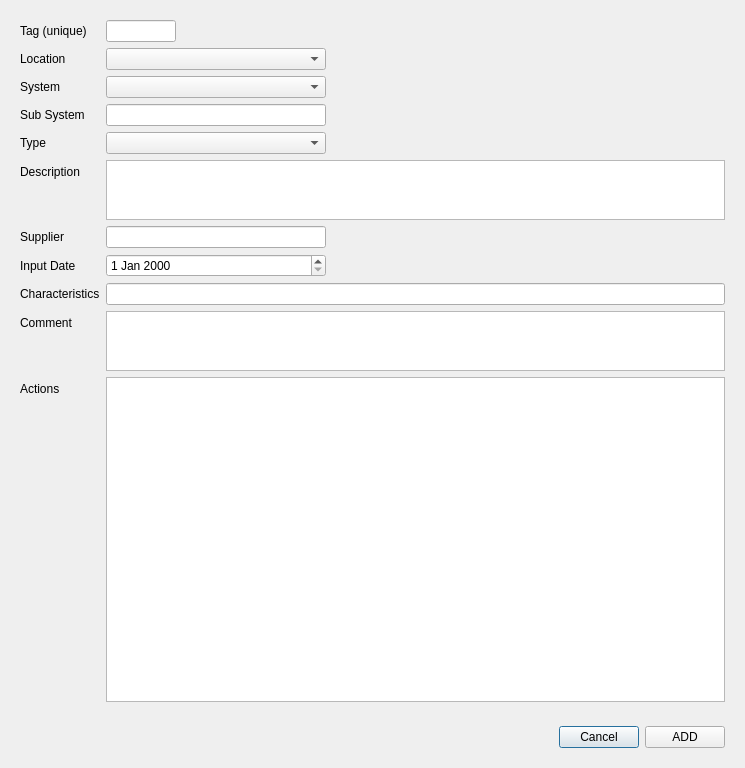
<?xml version="1.0" encoding="UTF-8"?>
<ui version="4.0">
 <class>asset_editor</class>
 <widget class="QDialog" name="asset_editor">
  <property name="geometry">
   <rect>
    <x>0</x>
    <y>0</y>
    <width>745</width>
    <height>768</height>
   </rect>
  </property>
  <property name="windowTitle">
   <string>Add an asset</string>
  </property>
  <layout class="QGridLayout" name="gridLayout">
   <item row="0" column="0">
    <widget class="QWidget" name="widget" native="true">
     <property name="sizePolicy">
      <sizepolicy hsizetype="Preferred" vsizetype="Expanding">
       <horstretch>0</horstretch>
       <verstretch>0</verstretch>
      </sizepolicy>
     </property>
     <layout class="QFormLayout" name="formLayout">
      <item row="0" column="0">
       <widget class="QLabel" name="label">
        <property name="text">
         <string>Tag (unique)</string>
        </property>
       </widget>
      </item>
      <item row="0" column="1">
       <widget class="QLineEdit" name="tag_text">
        <property name="maximumSize">
         <size>
          <width>70</width>
          <height>16777215</height>
         </size>
        </property>
       </widget>
      </item>
      <item row="1" column="0">
       <widget class="QLabel" name="label_2">
        <property name="text">
         <string>Location</string>
        </property>
       </widget>
      </item>
      <item row="1" column="1">
       <widget class="QComboBox" name="location_combo">
        <property name="maximumSize">
         <size>
          <width>220</width>
          <height>16777215</height>
         </size>
        </property>
       </widget>
      </item>
      <item row="2" column="0">
       <widget class="QLabel" name="label_3">
        <property name="text">
         <string>System</string>
        </property>
       </widget>
      </item>
      <item row="2" column="1">
       <widget class="QComboBox" name="system_combo">
        <property name="maximumSize">
         <size>
          <width>220</width>
          <height>16777215</height>
         </size>
        </property>
       </widget>
      </item>
      <item row="3" column="0">
       <widget class="QLabel" name="label_4">
        <property name="text">
         <string>Sub System</string>
        </property>
       </widget>
      </item>
      <item row="3" column="1">
       <widget class="QLineEdit" name="subsystem_text">
        <property name="maximumSize">
         <size>
          <width>220</width>
          <height>16777215</height>
         </size>
        </property>
       </widget>
      </item>
      <item row="4" column="0">
       <widget class="QLabel" name="label_5">
        <property name="text">
         <string>Type</string>
        </property>
       </widget>
      </item>
      <item row="4" column="1">
       <widget class="QComboBox" name="type_combo">
        <property name="maximumSize">
         <size>
          <width>220</width>
          <height>16777215</height>
         </size>
        </property>
       </widget>
      </item>
      <item row="5" column="0">
       <widget class="QLabel" name="label_6">
        <property name="text">
         <string>Description</string>
        </property>
       </widget>
      </item>
      <item row="5" column="1">
       <widget class="QPlainTextEdit" name="description_text">
        <property name="sizePolicy">
         <sizepolicy hsizetype="Expanding" vsizetype="Fixed">
          <horstretch>0</horstretch>
          <verstretch>5</verstretch>
         </sizepolicy>
        </property>
        <property name="maximumSize">
         <size>
          <width>16777215</width>
          <height>60</height>
         </size>
        </property>
       </widget>
      </item>
      <item row="6" column="0">
       <widget class="QLabel" name="label_7">
        <property name="text">
         <string>Supplier</string>
        </property>
       </widget>
      </item>
      <item row="6" column="1">
       <widget class="QLineEdit" name="supplier_text">
        <property name="maximumSize">
         <size>
          <width>220</width>
          <height>16777215</height>
         </size>
        </property>
       </widget>
      </item>
      <item row="7" column="0">
       <widget class="QLabel" name="label_8">
        <property name="text">
         <string>Input Date</string>
        </property>
       </widget>
      </item>
      <item row="7" column="1">
       <widget class="QDateEdit" name="input_date">
        <property name="maximumSize">
         <size>
          <width>220</width>
          <height>16777215</height>
         </size>
        </property>
       </widget>
      </item>
      <item row="8" column="0">
       <widget class="QLabel" name="label_9">
        <property name="text">
         <string>Characteristics</string>
        </property>
       </widget>
      </item>
      <item row="8" column="1">
       <widget class="QLineEdit" name="characteristics_text"/>
      </item>
      <item row="9" column="0">
       <widget class="QLabel" name="label_10">
        <property name="text">
         <string>Comment</string>
        </property>
       </widget>
      </item>
      <item row="9" column="1">
       <widget class="QPlainTextEdit" name="comment_text">
        <property name="maximumSize">
         <size>
          <width>16777215</width>
          <height>60</height>
         </size>
        </property>
       </widget>
      </item>
      <item row="10" column="1">
       <widget class="QTableView" name="actionsTableView"/>
      </item>
      <item row="10" column="0">
       <widget class="QLabel" name="label_11">
        <property name="text">
         <string>Actions</string>
        </property>
       </widget>
      </item>
     </layout>
    </widget>
   </item>
   <item row="1" column="0">
    <widget class="QWidget" name="widget_2" native="true">
     <layout class="QHBoxLayout" name="horizontalLayout">
      <item>
       <spacer name="horizontalSpacer">
        <property name="orientation">
         <enum>Qt::Orientation::Horizontal</enum>
        </property>
        <property name="sizeHint" stdset="0">
         <size>
          <width>40</width>
          <height>20</height>
         </size>
        </property>
       </spacer>
      </item>
      <item>
       <widget class="QPushButton" name="cancel_button">
        <property name="text">
         <string>Cancel</string>
        </property>
       </widget>
      </item>
      <item>
       <widget class="QPushButton" name="add_button">
        <property name="text">
         <string>ADD</string>
        </property>
       </widget>
      </item>
     </layout>
    </widget>
   </item>
  </layout>
 </widget>
 <resources/>
 <connections/>
</ui>
